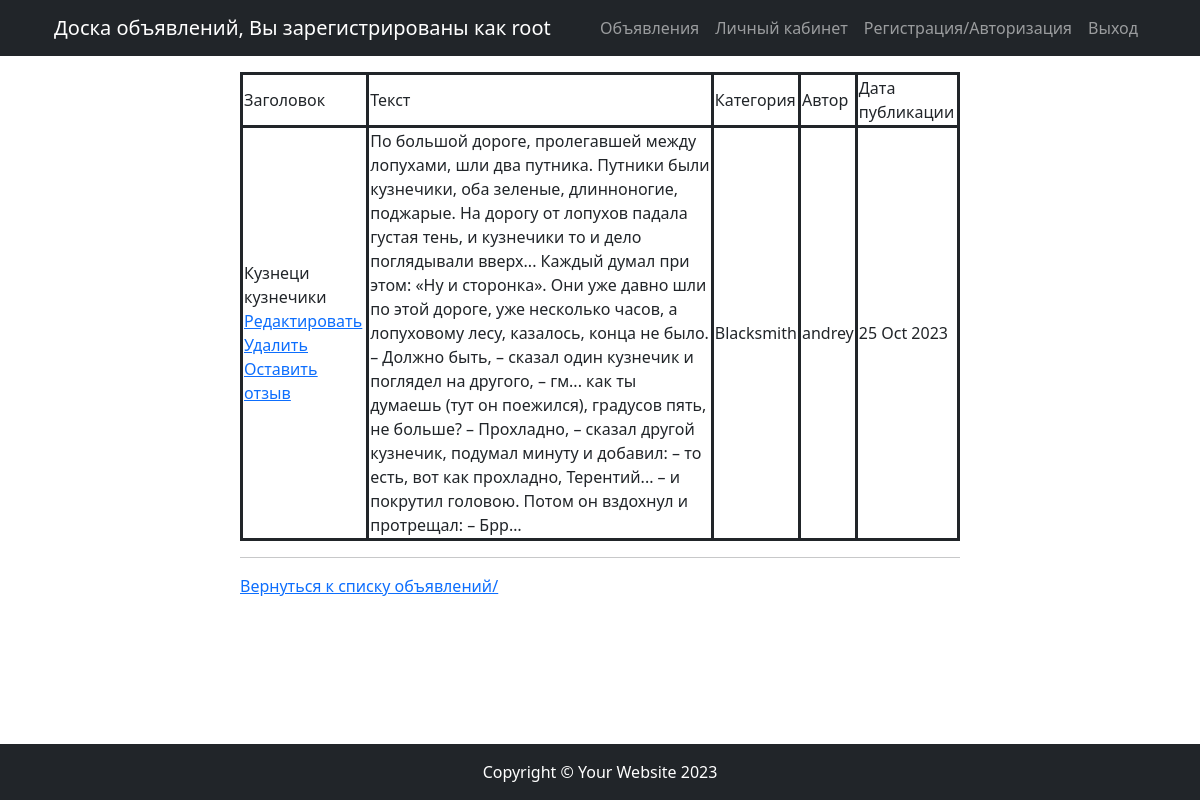
Screenshot of /board/2/ (signed in) with the database file from the repository.
### board/models.py (models this page shows, shortened)
class Post(models.Model):
    postUser = models.ForeignKey(User, on_delete=models.CASCADE, verbose_name='Пользователь')
    category_type = (
        ("Tank", 'Танки'),
        ("Heal", 'Хилы'),
        ("DD", 'ДД'),
        ("Trader", 'Торговцы'),
        ("Guildmaster", 'Гилдмастеры'),
        ("Questgiver", 'Квестгиверы'),
        ("Blacksmith", 'Кузнецы'),
        ("Tanner", 'Кожевники'),
        ("Potionmaster", 'Зельевары'),
        ("Spellmaster", 'Мастера заклинаний')
    )
    category = models.CharField(max_length=12, choices=category_type, default="Tank", verbose_name='Категория')
    date = models.DateTimeField(auto_now_add=True)
    title = models.CharField(max_length=64,  verbose_name='Заголовок')
    text = models.TextField(verbose_name='Текст объявления')

### board/views.py (the view)
# urls.py: path('<int:pk>/', PostDetail.as_view(), name='post_detail'),
class PostDetail(DetailView):
    pass
    model = Post # модель всё та же, но мы хотим получать детали конкретно отдельного товара
    template_name = 'board/post_detail.html' # название шаблона будет product.html
    context_object_name = 'post_detail' # название объекта

### board/templates/board/post_detail.html
{% extends 'flatpages/default.html' %}
{% block content %}
{% if post_detail %}
        <table style="border:solid">
            <tr style="border:solid">
                <td style="border:solid">Заголовок</td>
                <td style="border:solid">Текст</td>
                <td style="border:solid">Категория</td>
                <td style="border:solid">Автор</td>
                <td style="border:solid">Дата публикации</td>
            </tr>
            <tr>
                <td style="border:solid">
                    {{ post_detail.title }}
              <br>
                    <a href="{% url 'post_update' post_detail.id %}"><u>Редактировать</u></a>
                    <a href="{% url 'post_delete' post_detail.id %}"><u> Удалить </u></a>
                    <br>
                    <a href="{% url 'response_create' %}?post_id={{ post_detail.id }}"><u> Оставить отзыв </u></a>
                </td>
                <td style="border:solid"> {{ post_detail.text }} </td>
                <td style="border:solid"> {{ post_detail.category }} </td>
                <td style="border:solid"> {{ post_detail.postUser }} </td>
                <td style="border:solid"> {{ post_detail.date|date:'d M Y' }} </td>
            </tr>
        </table>
    {% else %}
    <h3>Новости с номером {{ post_detail.id }} нет!</h3>
    {% endif %}
<hr>
<a href="{% url 'post_all' %}"><u> Вернуться к списку объявлений/ </u></a>
{% endblock content %}

### board/templates/flatpages/default.html (shortened to what this page needs)
{% load static %}
<!DOCTYPE html>
<html lang="en">
    <head>
        <link href='{% static "css/styles.css" %}' rel="stylesheet" />
    </head>
    <body id="page-top">
        <header class="navbar navbar-expand-lg navbar-dark bg-dark" id="mainNav">
            <div class="container px-4">
                {% if request.user.id == None %}
                <a class="navbar-brand" href="/">Доска объявлений, Вы не зарегистрированы!</a>
                {% else %}
                <a class="navbar-brand" href="/">Доска объявлений, Вы зарегистрированы как {{ request.user }}</a>
                {% endif %}
                <div class="collapse navbar-collapse" id="navbarResponsive">
                    <ul class="navbar-nav ms-auto">
                        <li class="nav-item"><a class="nav-link" href="/board/">Объявления</a></li>
                        <li class="nav-item"><a class="nav-link" href="/board/private/">Личный кабинет</a></li>
                        <li class="nav-item"><a class="nav-link" href="/accounts/login">Регистрация/Авторизация</a></li>
                        <li class="nav-item"><a class="nav-link" href="/accounts/logout">Выход</a></li>
                    </ul>
                </div>
            </div>
        </header>
        <section id="about">
            <div class="container px-4">
                <div class="row gx-4 justify-content-center">
                    <div class="col-lg-8">
                        <p> {% block content %} {% endblock content %} </p>
                    </div>
                </div>
            </div>
        </section>
        {% include 'board/layers/parts/footer.html' %}
    </body>
</html>

### rows the page displays
Post: title "Кузнеци кузнечики", text "По большой дороге, пролегавшей между лопухами, шли два путника. Путники были кузнечики, оба зеленые, длинноногие, поджарые. На дорогу от лопухов падала густая тень, и кузнечики то и дело поглядывали вверх... Каждый думал при этом: «Ну и сторонка». Они уже давно шли по этой дороге, уже несколько часов, а лопуховому лесу, казалось, конца не было. – Должно быть, – сказал один кузнечик и поглядел на другого, – гм... как ты думаешь (тут он поежился), градусов пять, не больше? – Прохладно, – сказал другой кузнечик, подумал минуту и добавил: – то есть, вот как прохладно, Терентий... – и покрутил головою. Потом он вздохнул и протрещал: – Брр…", category "Blacksmith", postUser "andrey", date "25 Oct 2023"

### other values shown
{{ request.user }} "root"
